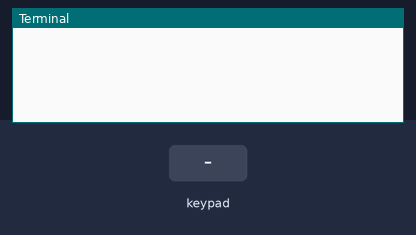
Bench run of a program on a simulated Raspberry Pi (BCM pin numbers). On the bench: the last lines printed to the terminal. The inputs (shaded band) are chosen by the test bench.

Above: at 1.2 s.
1.3 s: key '1' pressed
At 2.5 s:
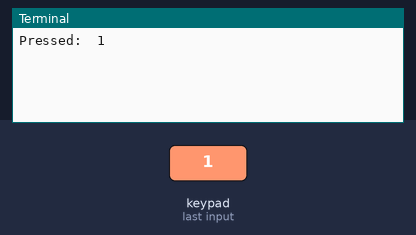
2.8 s: keypad keys 1 2 # pressed 0.4 s apart
At 4.7 s:
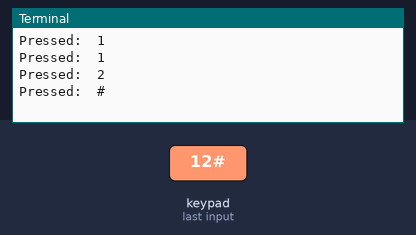
5.5 s: key 'A' pressed
At 6.0 s:
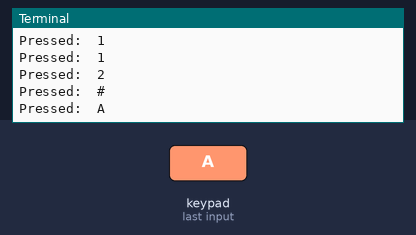
7.0 s: keypad keys 1 2 * pressed 0.4 s apart
At 9.2 s:
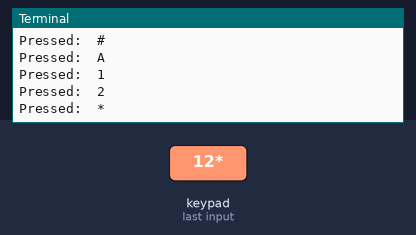
9.7 s: key 'B' pressed
At 10.6 s:
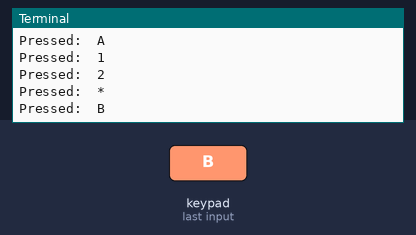
11.2 s: keypad keys 1 2 D pressed 0.4 s apart
At 12.8 s:
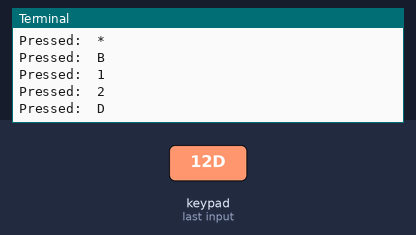

The program:

keypad.py
```python
# NER-1184 KEYPAD 4x4
from gpiozero import DigitalOutputDevice, Button
from time import sleep

# 키패드 배열
KEYS = [
	['1', '2', '3', 'A'],
	['4', '5', '6', 'B'],
	['7', '8', '9', 'C'],
	['*', '0', '#', 'D']
]

# BCM GPIO 번호 기준
ROW_PINS = [5, 6, 13, 19]       # IN0, IN1, IN2, IN3
COL_PINS = [21, 20, 16, 12]		# OUT3, OUT2, OUT1, OUT0

# 행은 출력
rows = [DigitalOutputDevice(pin, active_high=True, initial_value = False)
		for pin in ROW_PINS]

# 열은 입력, 풀다운
cols = [Button(pin, pull_up=False)
		for pin in COL_PINS]

def scan_keypad():
	for row_index, row in enumerate(rows):
		# 모든 행 LOW
		for r in rows:
			r.off()

		# 현재 형만 HIGH
		row.on()
		sleep(0.001)

		# 열 확인
		for col_index, col in enumerate(cols):
			if col.is_pressed:
				return KEYS[row_index][col_index]
	return None

try:
	last_key = None
	while True:
		key = scan_keypad()

		if key is not None and key != last_key:
			print("Pressed: ", key)
			last_key = key

		if key is None:
			last_key = None

		sleep(0.05)

except KeyboardInterrupt:
	print("Exit")

finally:
	for r in rows:
		r.off()
```

Measured:
- after the input at 1.3 s, the terminal: prints a new line at once (image 1)
- after the input at 2.8 s, the terminal: prints a new line after 0.44 s (image 2)
- after the input at 5.5 s, the terminal: prints a new line at once (image 3)
- after the input at 7.0 s, the terminal: prints a new line at once (image 4)
- after the input at 9.7 s, the terminal: prints a new line at once (image 5)
- after the input at 11.2 s, the terminal: prints a new line at once (image 6)
